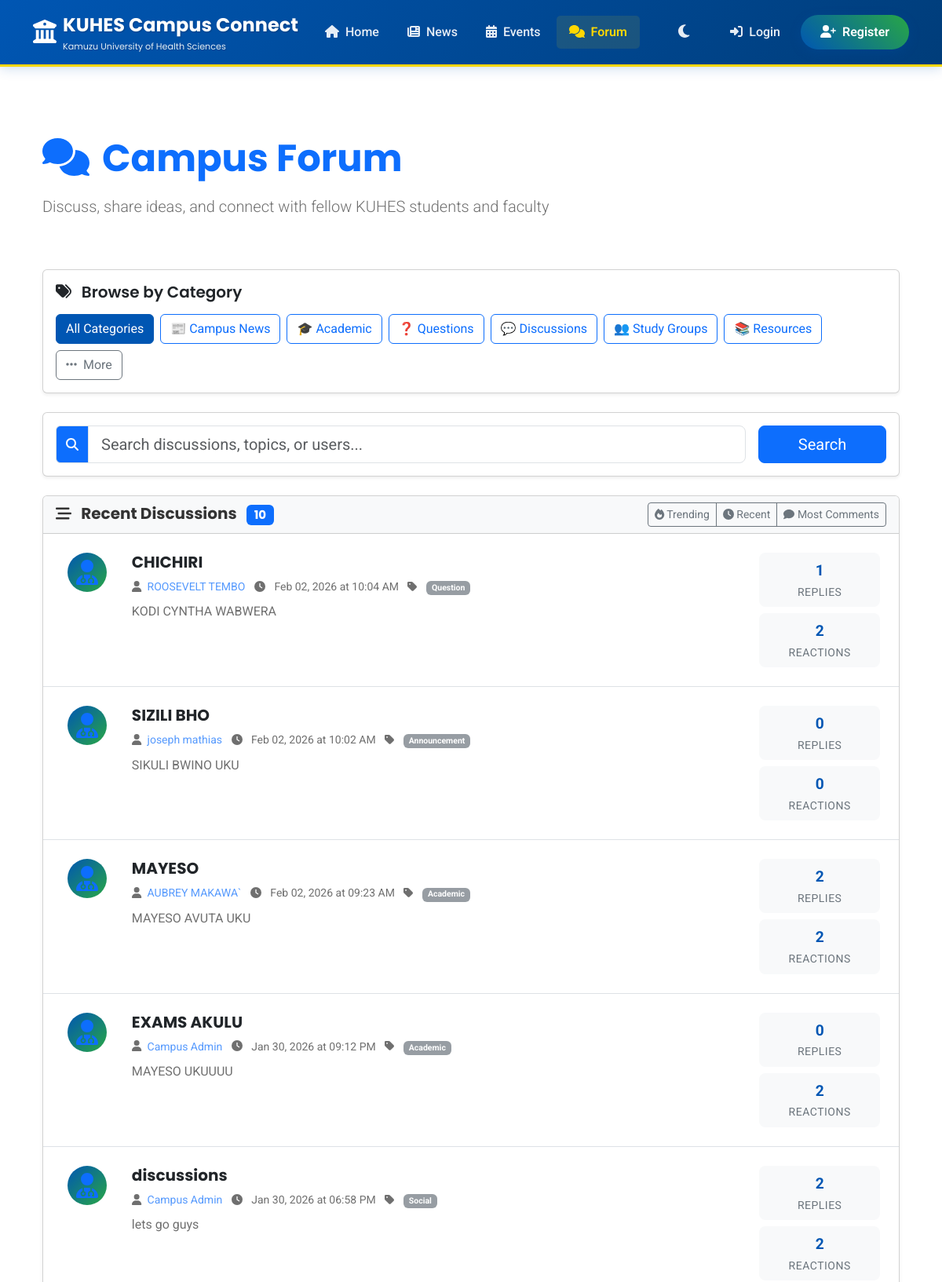
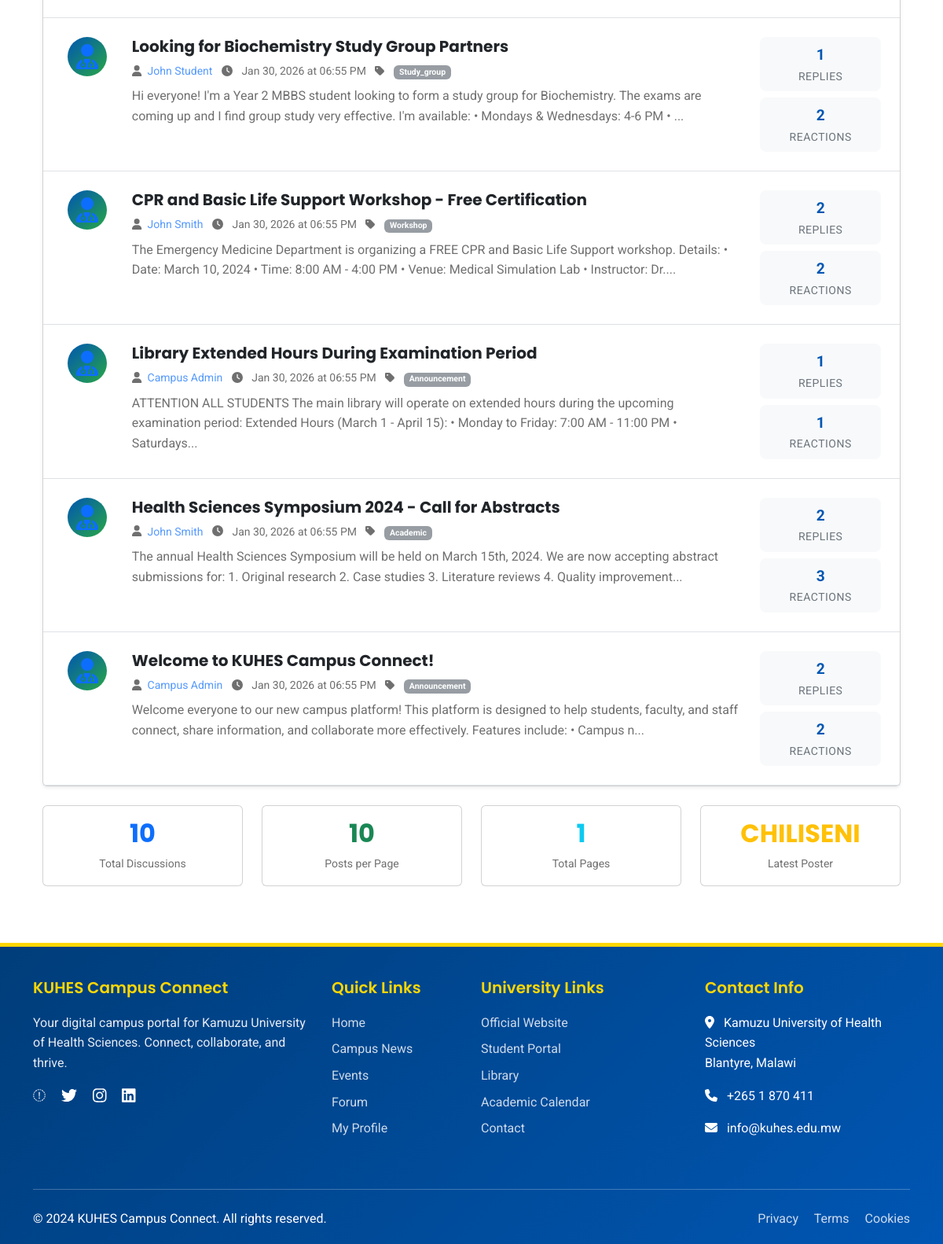
The app's page /forum/ with its own data (2 pictures, top to bottom).
### app/models.py (models this page shows, shortened)
class Post(db.Model):
    __tablename__ = 'posts'
    id = db.Column(db.Integer, primary_key=True)
    title = db.Column(db.String(200))
    content = db.Column(db.Text, nullable=False)
    category = db.Column(db.String(50), default='general')
    created_at = db.Column(db.DateTime, default=datetime.utcnow)
    updated_at = db.Column(db.DateTime, default=datetime.utcnow, onupdate=datetime.utcnow)
    user_id = db.Column(db.Integer, db.ForeignKey('users.id'), nullable=False)
    comments = db.relationship('Comment', backref='post', lazy=True, cascade='all, delete-orphan')
    reactions = db.relationship('PostReaction', backref='post', lazy=True, cascade='all, delete-orphan')

class User(UserMixin, db.Model):
    __tablename__ = 'users'
    id = db.Column(db.Integer, primary_key=True)
    username = db.Column(db.String(64), unique=True, nullable=False)
    email = db.Column(db.String(120), unique=True, nullable=False)
    password_hash = db.Column(db.String(128))
    first_name = db.Column(db.String(64))
    last_name = db.Column(db.String(64))
    faculty = db.Column(db.String(100))
    program = db.Column(db.String(100))
    year = db.Column(db.String(20))
    role = db.Column(db.String(20), default='student')
    created_at = db.Column(db.DateTime, default=datetime.utcnow)
    last_seen = db.Column(db.DateTime, default=datetime.utcnow)
    posts = db.relationship('Post', backref='author', lazy=True, cascade='all, delete-orphan')
    comments = db.relationship('Comment', backref='author', lazy=True, cascade='all, delete-orphan')
    events = db.relationship('Event', backref='organizer', lazy=True, cascade='all, delete-orphan',
                           foreign_keys='Event.user_id')
    reactions = db.relationship('PostReaction', backref='user', lazy=True, cascade='all, delete-orphan')
    approved_events = db.relationship('Event', backref='approver', lazy=True,
                                    foreign_keys='Event.approved_by')
    def get_full_name(self):
        return f"{self.first_name} {self.last_name}"

### app/forum/routes.py (the view)
@forum_bp.route('/')
def forum_home():
    category = request.args.get('category', 'all')
    page = request.args.get('page', 1, type=int)
    per_page = 10
    query = Post.query
    if category != 'all':
        query = query.filter_by(category=category)
    posts = query.order_by(Post.created_at.desc()).paginate(
        page=page, per_page=per_page, error_out=False)
    return render_template('forum/home.html',
                           posts=posts,
                           category=category,
                           user=current_user)

### app/templates/forum/home.html (shortened to what this page needs)
{% extends "base.html" %}
{% block content %}
<div class="container py-5">
    <div class="row mb-5">
        <div class="col-md-8">
            <h1 class="display-5 fw-bold text-primary mb-3">
                <i class="fas fa-comments me-3"></i>Campus Forum
            </h1>
            <p class="lead text-muted">
                Discuss, share ideas, and connect with fellow KUHES students and faculty
            </p>
        </div>
        <div class="col-md-4 text-end">
        </div>
    </div>
    <div class="card mb-4 shadow-sm">
        <div class="card-body">
            <h5 class="card-title mb-3">
                <i class="fas fa-tags me-2"></i> Browse by Category
            </h5>
            <div class="d-flex flex-wrap gap-2">
                <a href="{{ url_for('forum.forum_home') }}"
                   class="btn btn-outline-primary {% if category == 'all' %}active{% endif %}">
                    All Categories
                </a>
                <a href="{{ url_for('forum.forum_home') }}?category=news"
                   class="btn btn-outline-primary {% if category == 'news' %}active{% endif %}">
                    📰 Campus News
                </a>
                <a href="{{ url_for('forum.forum_home') }}?category=academic"
                   class="btn btn-outline-primary {% if category == 'academic' %}active{% endif %}">
                    🎓 Academic
                </a>
                <a href="{{ url_for('forum.forum_home') }}?category=question"
                   class="btn btn-outline-primary {% if category == 'question' %}active{% endif %}">
                    ❓ Questions
                </a>
                <a href="{{ url_for('forum.forum_home') }}?category=discussion"
                   class="btn btn-outline-primary {% if category == 'discussion' %}active{% endif %}">
                    💬 Discussions
                </a>
                <a href="{{ url_for('forum.forum_home') }}?category=study_group"
                   class="btn btn-outline-primary {% if category == 'study_group' %}active{% endif %}">
                    👥 Study Groups
                </a>
                <a href="{{ url_for('forum.forum_home') }}?category=resource"
                   class="btn btn-outline-primary {% if category == 'resource' %}active{% endif %}">
                    📚 Resources
                </a>
                <a href="{{ url_for('forum.categories') }}" class="btn btn-outline-secondary">
                    <i class="fas fa-ellipsis-h me-1"></i> More
                </a>
            </div>
        </div>
    </div>
    <div class="card mb-4 shadow-sm">
        <div class="card-body">
            <form action="{{ url_for('forum.search') }}" method="GET" class="row g-3">
                <div class="col-md-10">
                    <div class="input-group">
                        <span class="input-group-text bg-primary text-white">
                            <i class="fas fa-search"></i>
                        </span>
                        <input type="text" name="q" class="form-control form-control-lg"
                               placeholder="Search discussions, topics, or users..."
                               value="{{ query if query }}">
                    </div>
                </div>
                <div class="col-md-2">
                    <button type="submit" class="btn btn-primary btn-lg w-100">
                        Search
                    </button>
                </div>
            </form>
        </div>
    </div>
    <div class="card shadow-sm">
        <div class="card-header bg-light">
            <div class="d-flex justify-content-between align-items-center">
                <h5 class="mb-0 fw-bold">
                    <i class="fas fa-stream me-2"></i> Recent Discussions
                    <span class="badge bg-primary ms-2">{{ posts.total }}</span>
                </h5>
                <div class="btn-group" role="group">
                    <button type="button" class="btn btn-outline-secondary btn-sm">
                        <i class="fas fa-fire"></i> Trending
                    </button>
                    <button type="button" class="btn btn-outline-secondary btn-sm">
                        <i class="fas fa-clock"></i> Recent
                    </button>
                    <button type="button" class="btn btn-outline-secondary btn-sm">
                        <i class="fas fa-comment"></i> Most Comments
                    </button>
                </div>
            </div>
        </div>
        <div class="card-body p-0">
            {% if posts.items %}
                {% for post in posts.items %}
                <div class="forum-post p-4 border-bottom">
                    <div class="row">
                        <div class="col-md-1 text-center d-none d-md-block">
                            <div class="forum-post-avatar">
                                <i class="fas fa-user-md fa-2x text-primary"></i>
                            </div>
                        </div>
                        <div class="col-md-9">
                            <h5 class="mb-2">
                                <a href="{{ url_for('main.view_post', post_id=post.id) }}"
                                   class="text-decoration-none text-dark fw-bold">
                                    {{ post.title }}
                                </a>
                            </h5>
                            <p class="text-muted small mb-2">
                                <i class="fas fa-user me-1"></i>
                                <a href="{{ url_for('main.view_profile', username=post.author.username) }}"
                                   class="text-decoration-none">
                                    {{ post.author.get_full_name() }}
                                </a>
                                <i class="fas fa-clock mx-2"></i> {{ post.created_at.strftime('%b %d, %Y at %I:%M %p') }}
                                <i class="fas fa-tag mx-2"></i>
                                <span class="badge bg-secondary">{{ post.category|title }}</span>
                            </p>
                            <p class="mb-0 text-muted">
                                {{ post.content[:200] }}{% if post.content|length > 200 %}...{% endif %}
                            </p>
                        </div>
                        <div class="col-md-2 text-end">
                            <div class="forum-stats">
                                <div class="stat-item mb-2">
                                    <div class="stat-number">{{ post.comments|length }}</div>
                                    <div class="stat-label small">Replies</div>
                                </div>
                                <div class="stat-item">
                                    <div class="stat-number">{{ post.reactions|length }}</div>
                                    <div class="stat-label small">Reactions</div>
                                </div>
                            </div>
                        </div>
                    </div>
                </div>
                {% endfor %}
            {% endif %}
        </div>
    </div>
    <div class="row mt-4">
        <div class="col-md-3 col-6">
            <div class="card text-center">
                <div class="card-body">
                    <h2 class="fw-bold text-primary">{{ posts.total }}</h2>
                    <p class="small text-muted mb-0">Total Discussions</p>
                </div>
            </div>
        </div>
        <div class="col-md-3 col-6">
            <div class="card text-center">
                <div class="card-body">
                    <h2 class="fw-bold text-success">
                        {{ ((posts.total or 0) / (posts.pages or 1))|round|int }}
                    </h2>
                    <p class="small text-muted mb-0">Posts per Page</p>
                </div>
            </div>
        </div>
        <div class="col-md-3 col-6">
            <div class="card text-center">
                <div class="card-body">
                    <h2 class="fw-bold text-info">{{ posts.pages }}</h2>
                    <p class="small text-muted mb-0">Total Pages</p>
                </div>
            </div>
        </div>
        <div class="col-md-3 col-6">
            <div class="card text-center">
                <div class="card-body">
                    <h2 class="fw-bold text-warning">
                        {% if posts.items %}
                            {{ posts.items[0].author.username }}
                        {% else %}
                            --
                        {% endif %}
                    </h2>
                    <p class="small text-muted mb-0">Latest Poster</p>
                </div>
            </div>
        </div>
    </div>
</div>
{% endblock %}

### app/templates/base.html (style rules this page uses)
:root { --kuhes-primary: #0056b3; --kuhes-secondary: #28a745; --kuhes-accent: #ffd700; --kuhes-light-blue: #007bff; --kuhes-dark-blue: #003d7a; --kuhes-success: #28a745; --kuhes-warning: #ffc107; --kuhes-danger: #dc3545; --kuhes-info: #17a2b8; --kuhes-light: #f8f9fa; --kuhes-dark: #343a40; --kuhes-white: #ffffff; --kuhes-black: #000000; --bg-color: #ffffff; --text-color: #333333; --card-bg: #ffffff; --border-color: #dee2e6; --shadow-color: rgba(0, 0, 0, 0.1); }
body { font-family: 'Roboto', sans-serif; background-color: var(--bg-color); color: var(--text-color); line-height: 1.6; min-height: 100vh; display: flex; flex-direction: column; transition: background-color 0.3s ease, color 0.3s ease; }
h1, h2, h3, h4, h5, h6 { font-family: 'Poppins', sans-serif; font-weight: 600; color: var(--text-color); }
.form-control, .form-select { background-color: var(--card-bg); color: var(--text-color); border: 1px solid var(--border-color); transition: all 0.3s ease; }
.text-muted { color: var(--text-color) !important; opacity: 0.7; }

### app/templates/forum/home.html (style rules this page uses)
.forum-post { transition: all 0.3s ease; }
.forum-post-avatar { width: 50px; height: 50px; background: linear-gradient(135deg, #0056b3, #28a745); border-radius: 50%; display: flex; align-items: center; justify-content: center; color: white; margin: 0 auto; }
.forum-stats { text-align: center; }
.stat-item { padding: 8px; background: #f8f9fa; border-radius: 8px; }
.stat-number { font-size: 1.2rem; font-weight: bold; color: #0056b3; }
.stat-label { color: #6c757d; text-transform: uppercase; letter-spacing: 0.5px; }
.btn-outline-primary.active { background-color: #0056b3; color: white; border-color: #0056b3; }

### records on screen
Post: title "CHICHIRI", author.get_full_name "ROOSEVELT TEMBO", created_at "Feb 02, 2026 at 10:04 AM", category "Question", content "KODI CYNTHA WABWERA", comments|length "1", reactions|length "2"
Post: title "SIZILI BHO", author.get_full_name "joseph mathias", created_at "Feb 02, 2026 at 10:02 AM", category "Announcement", content "SIKULI BWINO UKU", comments|length "0", reactions|length "0"
Post: title "MAYESO", author.get_full_name "AUBREY MAKAWA`", created_at "Feb 02, 2026 at 09:23 AM", category "Academic", content "MAYESO AVUTA UKU", comments|length "2", reactions|length "2"
Post: title "EXAMS AKULU", author.get_full_name "Campus Admin", created_at "Jan 30, 2026 at 09:12 PM", category "Academic", content "MAYESO UKUUUU", comments|length "0", reactions|length "2"
Post: title "discussions", author.get_full_name "Campus Admin", created_at "Jan 30, 2026 at 06:58 PM", category "Social", content "lets go guys", comments|length "2", reactions|length "2"
Post: title "Looking for Biochemistry Study Group Partners", author.get_full_name "John Student", created_at "Jan 30, 2026 at 06:55 PM", category "Study_group", content "Hi everyone! I'm a Year 2 MBBS student looking to form a study group for Biochemistry. The exams are coming up and I find group study very effective. I'm available: • Mondays & Wednesdays: 4-6 PM •", comments|length "1", reactions|length "2"
Post: title "CPR and Basic Life Support Workshop - Free Certification", author.get_full_name "John Smith", created_at "Jan 30, 2026 at 06:55 PM", category "Workshop", content "The Emergency Medicine Department is organizing a FREE CPR and Basic Life Support workshop. Details: • Date: March 10, 2024 • Time: 8:00 AM - 4:00 PM • Venue: Medical Simulation Lab • Instructor: Dr.", comments|length "2", reactions|length "2"
Post: title "Library Extended Hours During Examination Period", author.get_full_name "Campus Admin", created_at "Jan 30, 2026 at 06:55 PM", category "Announcement", content "ATTENTION ALL STUDENTS The main library will operate on extended hours during the upcoming examination period: Extended Hours (March 1 - April 15): • Monday to Friday: 7:00 AM - 11:00 PM • Saturdays", comments|length "1", reactions|length "1"
Post: title "Health Sciences Symposium 2024 - Call for Abstracts", author.get_full_name "John Smith", created_at "Jan 30, 2026 at 06:55 PM", category "Academic", content "The annual Health Sciences Symposium will be held on March 15th, 2024. We are now accepting abstract submissions for: 1. Original research 2. Case studies 3. Literature reviews 4. Quality improvement", comments|length "2", reactions|length "3"
Post: title "Welcome to KUHES Campus Connect!", author.get_full_name "Campus Admin", created_at "Jan 30, 2026 at 06:55 PM", category "Announcement", content "Welcome everyone to our new campus platform! This platform is designed to help students, faculty, and staff connect, share information, and collaborate more effectively. Features include: • Campus n", comments|length "2", reactions|length "2"
User: username "CHILISENI"

### other values on screen
{{ posts.total }} "10"
{{ ((posts.total or 0) / (posts.pages or 1))|round|int }} "10"
{{ posts.pages }} "1"
